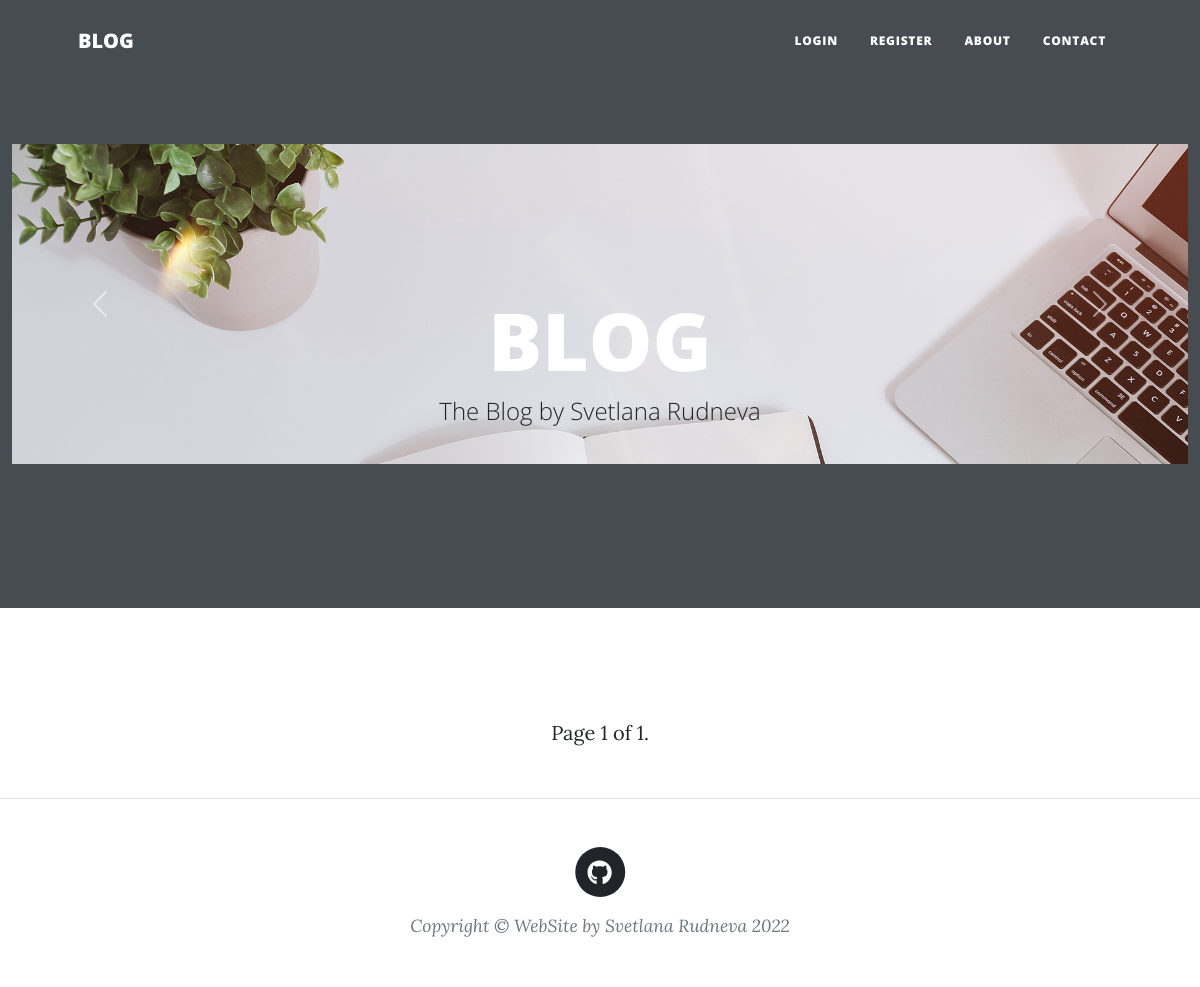
/, run on an earlier commit of the app's database.
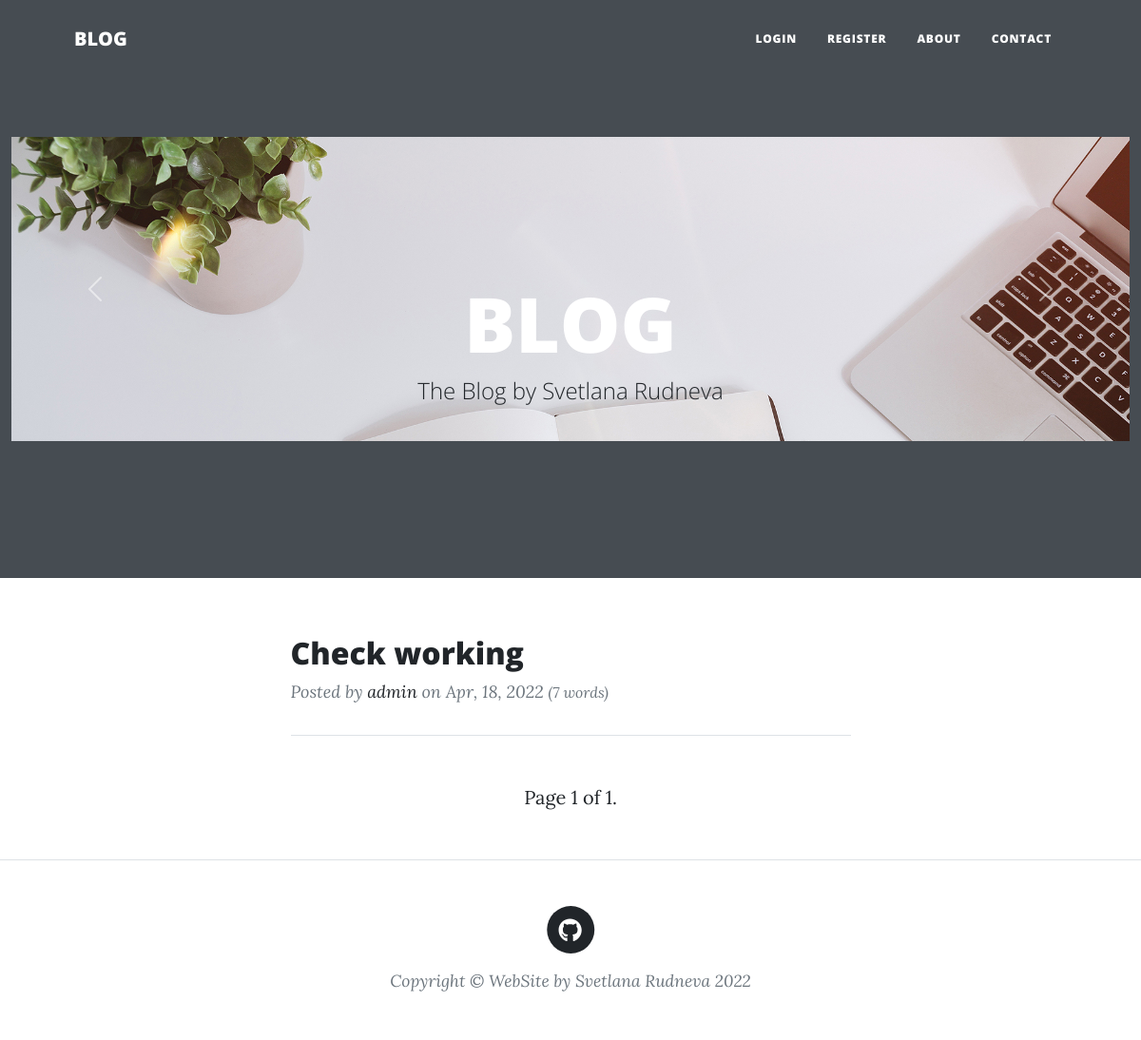
And on a later commit of the database.
### home/models.py (models this page shows, shortened)
class blogModel(models.Model):
    class Meta:
        verbose_name_plural = "Posts"
    STATUS_CHOICES = (
        ('draft', 'Draft'),
        ('published', 'Published'),
    )
    author = models.ForeignKey(settings.AUTH_USER_MODEL, on_delete=models.PROTECT)
    title = models.CharField(max_length=300)
    content = FroalaField()
    summary = models.TextField(max_length=500, blank=True, null=True)
    tags = models.ManyToManyField(Tag, related_name="posts")
    comments = GenericRelation(Comment)
    slug = models.SlugField(max_length=50, null=True, blank=True)
    image = models.ImageField(upload_to="blog", blank=True, null=True)
    created_at = models.DateTimeField(auto_now_add=True)
    upload_date = models.DateTimeField(auto_now_add=True)
    modified_at = models.DateTimeField(auto_now=True)
    published_at = models.DateTimeField(blank=True, null=True, db_index=True)
    status = models.CharField(max_length=10, choices=STATUS_CHOICES, default='draft')

### home/views.py (the view)
# urls.py: path('', include('home.urls')),
def home(request):
    context = {}
    posts = (
        blogModel.objects.filter(published_at__lte=timezone.now())
        .select_related("author")
        .defer('created_at', 'modified_at')
    )
    current_page = Paginator(posts, 10)
    page = request.GET.get('page')
    try:
        context['posts'] = current_page.page(page)
    except PageNotAnInteger:
        context['posts'] = current_page.page(1)
    except EmptyPage:
        context['posts'] = current_page.page(current_page.num_pages)
    return render(request, 'home.html', context)

### home/templatetags/blog_extras.py (called while the page is built)
@register.filter
def author_details(author, current_user=None):
    if not isinstance(author, user_model):
        return ""  # return empty string as safe default
    if author == current_user:
        return format_html("<strong>me</strong>")
    if author.first_name and author.last_name:
        name = f"{author.first_name} {author.last_name}"
    else:
        name = f"{author.username}"
    if author.email:
        prefix = format_html('<a href="mailto:{}">', author.email)
        suffix = format_html("</a>")
    else:
        prefix = ""
        suffix = ""
    return format_html('{}{}{}', prefix, name, suffix)

### home/templates/home.html (shortened to what this page needs)
{% extends 'base.html' %}
{% load static %}
{% block content %}
    <header class="masthead">
        <div class="container-fluid home-slider">
            <div id="carouselExampleCaptions" class="carousel slide" data-ride="carousel">
                <div class="carousel-inner">
                    <div class="carousel-item active">
                        <img src="{% static 'img/home-bg.jpg' %}" class="d-block w-100" alt="Первая картинка">
                        <div class="carousel-caption d-none d-md-block">
                            <div class="container position-relative px-4 px-lg-5">
                                <div class="row gx-4 gx-lg-5 justify-content-center">
                                    <div class="col-md-10 col-lg-8 col-xl-7">
                                        <div class="site-heading">
                                            <h1>BLOG</h1>
                                            <span class="subheading"><a href="{% url 'about' %}">The Blog by Svetlana Rudneva</a></span>
                                        </div>
                                    </div>
                                </div>
                            </div>
                        </div>
                    </div>
                </div>
                <a class="carousel-control-prev" href="#carouselExampleCaptions" role="button" data-slide="prev">
                    <span class="carousel-control-prev-icon" aria-hidden="true"></span>
                </a>
                <a class="carousel-control-next" href="#carouselExampleCaptions" role="button" data-slide="next">
                    <span class="carousel-control-next-icon" aria-hidden="true"></span>
                </a>
            </div>
        </div>
    </header>
    <div class="container px-4 px-lg-5" style="margin-top: 60px;">
        <div class="row gx-4 gx-lg-5 justify-content-center">
            <div class="col-md-10 col-lg-8 col-xl-7">
                {% for post in posts %}
                <div class="post-preview">
                    <a href="post.html">
                        <h2 class="post-title"><a href="{% url 'posts' post.slug %}">{{ post.title }}</a></h2>
                    </a>
                    <p class="post-meta">
                        {% include "post-byline.html" %}
                        <small>({{ post.content|wordcount }} words)</small>
                    </p>
                </div>
                <hr class="my-4" />
                {% endfor %}
                {% include 'paginator.html' with page=posts %}
            </div>
        </div>
    </div>
{% endblock %}

### home/templates/post-byline.html
{% load blog_extras %}
Posted by <a href="#">{{ post.author|author_details:request.user }}</a> on {{ post.published_at|date:"M, d, Y" }}

What changed in the data, as far as the page shows it:
added blogModel: title "Check working", author|author_details "admin", published_at "Apr, 18, 2022", content "7"
